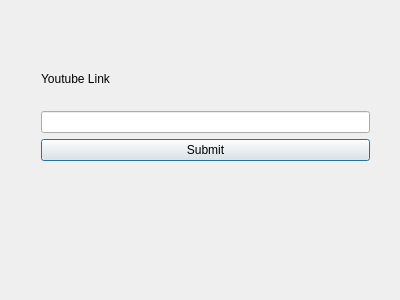
<?xml version="1.0" encoding="UTF-8"?>
<ui version="4.0">
 <class>client</class>
 <widget class="QDialog" name="client">
  <property name="geometry">
   <rect>
    <x>0</x>
    <y>0</y>
    <width>400</width>
    <height>300</height>
   </rect>
  </property>
  <property name="windowTitle">
   <string>client</string>
  </property>
  <widget class="QWidget" name="layoutWidget">
   <property name="geometry">
    <rect>
     <x>30</x>
     <y>41</y>
     <width>351</width>
     <height>131</height>
    </rect>
   </property>
   <layout class="QVBoxLayout" name="verticalLayout">
    <item>
     <widget class="QLabel" name="label">
      <property name="text">
       <string>Youtube Link</string>
      </property>
     </widget>
    </item>
    <item>
     <widget class="QLineEdit" name="lineEdit"/>
    </item>
    <item>
     <widget class="QPushButton" name="submitPushButton">
      <property name="text">
       <string>Submit</string>
      </property>
     </widget>
    </item>
   </layout>
  </widget>
 </widget>
 <layoutdefault spacing="6" margin="11"/>
 <resources/>
 <connections/>
</ui>
